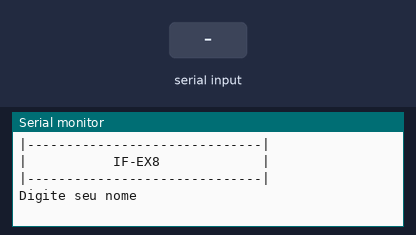
Recording of a sketch running on a simulated Arduino Uno, built with avr-gcc and run on an emulated ATmega328P. Shown: the last lines printed to the serial monitor. Inputs (shaded band) come from the test bench.

Above: at 1.2 s.
1.3 s: "90,45\n" received over Serial
At 3.1 s:
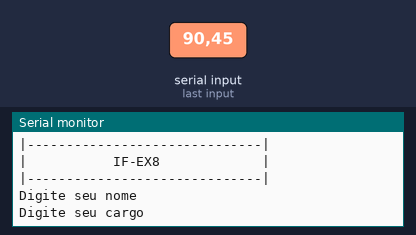
3.8 s: "30,150\n" received over Serial
At 6.0 s:
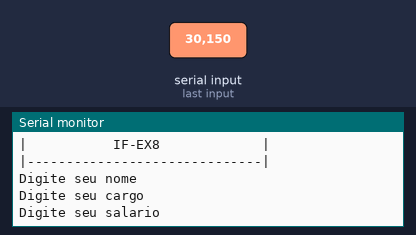
6.3 s: "5\n" received over Serial
At 6.51 s:
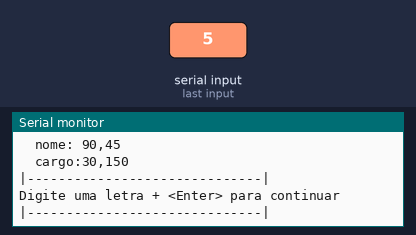

Measured:
- after the input at 1.3 s, the serial monitor: prints a new line after 1.0 s (image 1)
- after the input at 3.8 s, the serial monitor: prints a new line after 1.0 s (image 2)
- after the input at 6.3 s, the serial monitor: prints a new line at once (image 3)

The sketch:

if_ex81.ino
```cpp
/*Faça um programa que receba o nome, cargo e salário de um funcionário. Se o
funcionário ganhar abaixo de 1000 reais, calcule o salário acrescido de 10%.
Ao final exiba o nome, o cargo e o salário desse funcionário.
*/

//Variáveis
String nome = "";
String cargo = "";
float salario = 0;

void setup()
{
  Serial.begin (9600);
}

void loop()
{
  // cabeçario
  Serial.println("|------------------------------|");
  Serial.println("|           IF-EX8             |");
  Serial.println("|------------------------------|");
  Serial.println();//pula uma linha
  Serial.println();//pula uma linha

  //Entrada
  Serial.println("Digite seu nome");//pergunta o nome do usuário
  while(! Serial.available() );//espera o usuário digitar/dar um <Enter>
  nome = Serial.readString();//resposta do usuário / ler um texto da serial
  nome.trim();//retira  o \n (retira o enter capturado)

  Serial.println("Digite seu cargo");//pergunta o cargo do usuário
  while(! Serial.available() );//espera o usuário digitar/dar um <Enter>
  cargo = Serial.readString();//resposta do usuário / ler um texto da serial
  cargo.trim();//retira  o \n (retira o enter capturado)

  Serial.println("Digite seu salario");//pergunta o salário do usuário
  while(! Serial.available() );//espera o usuário digitar/dar um <Enter>
  salario = Serial.parseFloat();//resposta do usuário

  //processamento
  if ( salario < 500 )
{
    salario = salario + (salario * 0.10);

    Serial.println();
    Serial.println();
    Serial.println("Relatorio");
    Serial.println();
    Serial.println("|------------------------------|");
    Serial.println(" novo salario: R$ " + String (salario));
  } else {

    Serial.println();
    Serial.println();
    Serial.println("Relatorio");
    Serial.println();
    Serial.println("|------------------------------|");
    Serial.println("salario : R$ " + String (salario));}


  //saída - formatada

   Serial.println("  nome: " + nome);
   Serial.println("  cargo:" + cargo);


   Serial.println("|------------------------------|");

   Serial.println("Digite uma letra + <Enter> para continuar");
   while (!Serial.available());

   Serial.println();
   Serial.println();

   Serial.read();//Limpa o cache do /n - o <Enter>
  }
```
